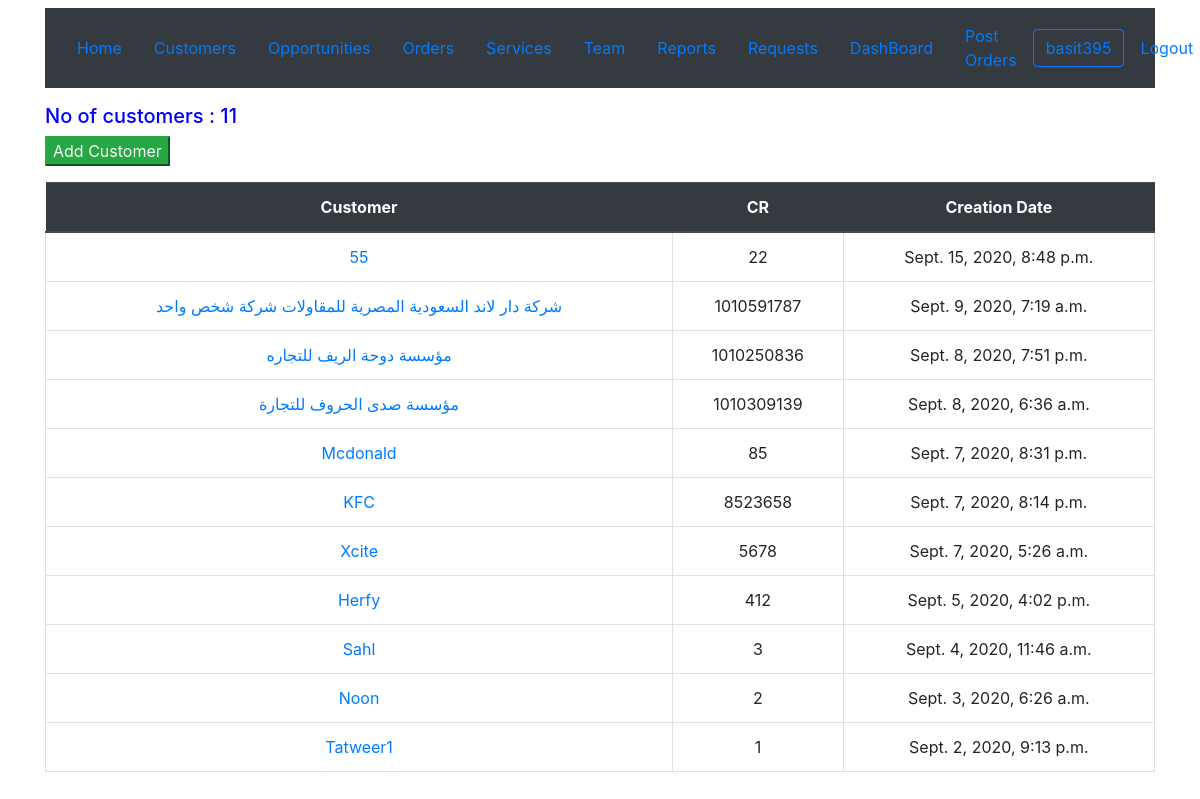
Page /crmapp/ (signed in) on the committed database.
### crmapp/models.py (models this page shows, shortened)
class customer(models.Model):
    creator = models.ForeignKey(User,blank=True,null=True,on_delete=models.CASCADE,related_name='user_customers',verbose_name ='Creator')
    customername = models.CharField("Customer Name",max_length=100,null=True)
    cr = models.IntegerField(null = True,blank = True, unique=True)
    activity  = models.CharField(max_length=100,blank=True)
    city = models.CharField(max_length=40,blank=True,null=True)
    no_of_employees = models.IntegerField(null = True,blank = True)
    branches = models.IntegerField(null = True,blank = True)
    district  = models.CharField(max_length = 100,blank = True)
    street  = models.CharField(max_length=100,blank=True)
    phone = models.IntegerField(null = True,blank = True)
    email = models.EmailField(null = True,blank = True)
    current_services = models.CharField(max_length=1000,blank=True)
    notes = models.CharField(max_length=1000,blank=True)
    creationdate = models.DateTimeField("Creation Date",auto_now_add=True)
    updatedate = models.DateTimeField("Update Date",auto_now=True)

### crmapp/views.py (the view)
# urls.py: path('', views.index, name='index'),
@login_required
def index(request):
    customerslist = customer.objects.all().order_by('-creationdate')
    context = {'customerslist':customerslist}
    return render(request, 'crmapp/index.html',context)

### crmapp/templates/crmapp/index.html
{% extends 'crmapp/base.html' %}
{% block content %}
<div class="container mt-3">
  <h5  style="color:blue;width:200px;">No of customers : {{customerslist.count}}</h5>
  <button  class="btn-success  text-light mb-3"><a class="text-light "href="{% url 'customernew' %}">Add Customer</a></button>
</div>
<div class="container">
{% if customerslist %}
<table class="table ">
    <thead class="thead-dark">
  <tr>
    <th class="text-center">Customer</th>
    <th class="text-center">CR</th>
    <th class="text-center">Creation Date</th>
  </tr>
  {% for customer in customerslist %}
  <tr>
  <td class="border text-center"><a href="{% url 'customerdetail' pk=customer.id %}" class="text-primary">{{customer.customername}}</a></td>
  <td class="border text-center">{{customer.cr}}</td>
  <td class="border text-center">{{customer.creationdate}}</td>
  </tr>
  {% endfor %}
</table>
{% endif %}
</div>
  {% endblock %}

### crmapp/templates/crmapp/base.html (shortened to what this page needs)
<!DOCTYPE html>
<html lang="en" dir="ltr">
  <head>
<link rel="stylesheet" href="https://stackpath.bootstrapcdn.com/bootstrap/4.5.0/css/bootstrap.min.css">
</head>
  <body>
  <div class="container mt-2">
  <nav class="navbar navbar-expand-lg navbar-light bg-dark">
    <a class="nav-link" href="{% url 'home' %}">Home<span class="sr-only">(current)</span></a>
    <a class="nav-link" href="{% url 'customerslist' %}"> Customers <span class="sr-only">(current)</span></a>
    <a class="nav-link" href="{% url 'opportunitylist' %}"> Opportunities <span class="sr-only">(current)</span></a>
    <a class="nav-link" href="{% url 'order' %}">Orders<span class="sr-only">(current)</span></a>
    <a class="nav-link" href="{% url 'servicelist' %}">Services<span class="sr-only">(current)</span></a>
    <a class="nav-link" href="{% url 'stafflist' %}">Team <span class="sr-only">(current)</span></a>
    <a class="nav-link" href="{% url 'report' %}">Reports<span class="sr-only">(current)</span></a>
    <a class="nav-link" href="{% url 'suggestion' %}">Requests<span class="sr-only">(current)</span></a>
    <a class="nav-link" href="{% url 'dashboard' %}">DashBoard<span class="sr-only">(current)</span></a>
    <a class="nav-link" href="{% url 'orderpost' %}">Post Orders<span class="sr-only">(current)</span></a>
    {% if user.username %}
    <button  class="btn btn-outline-primary">{{user.username}}</a></button>
    <a class="nav-link" href="{% url 'logout' %}">Logout<span class="sr-only">(current)</span></a>
    {% else %}
    <a class="nav-link" href="{% url 'login' %}">Login<span class="sr-only">(current)</span></a>
    {% endif %}
  </nav>
</div>
{% block content %}
  {% endblock %}
  </body>
</html>

### rows in the picture
customer: customername "55", cr "22", creationdate "Sept. 15, 2020, 8:48 p.m."
customer: customername "شركة دار لاند السعودية المصرية للمقاولات شركة شخص واحد", cr "1010591787", creationdate "Sept. 9, 2020, 7:19 a.m."
customer: customername "مؤسسة دوحة الريف للتجاره", cr "1010250836", creationdate "Sept. 8, 2020, 7:51 p.m."
customer: customername "مؤسسة صدى الحروف للتجارة", cr "1010309139", creationdate "Sept. 8, 2020, 6:36 a.m."
customer: customername "Mcdonald", cr "85", creationdate "Sept. 7, 2020, 8:31 p.m."
customer: customername "KFC", cr "8523658", creationdate "Sept. 7, 2020, 8:14 p.m."
customer: customername "Xcite", cr "5678", creationdate "Sept. 7, 2020, 5:26 a.m."
customer: customername "Herfy", cr "412", creationdate "Sept. 5, 2020, 4:02 p.m."
customer: customername "Sahl", cr "3", creationdate "Sept. 4, 2020, 11:46 a.m."
customer: customername "Noon", cr "2", creationdate "Sept. 3, 2020, 6:26 a.m."
customer: customername "Tatweer1", cr "1", creationdate "Sept. 2, 2020, 9:13 p.m."

### other values in the picture
{{ user.username }} "basit395"
{{ customerslist.count }} "11"
